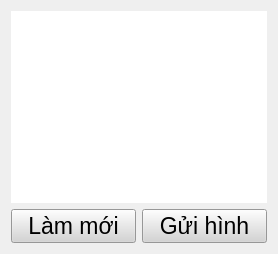
             <widget class="QWidget" name="map">
              <attribute name="title">
               <string>BẢN ĐỒ</string>
              </attribute>
              <layout class="QGridLayout" name="gridLayout_14">
               <item row="1" column="0">
                <widget class="QPushButton" name="refresh">
                 <property name="maximumSize">
                  <size>
                   <width>16777215</width>
                   <height>16777215</height>
                  </size>
                 </property>
                 <property name="font">
                  <font>
                   <pointsize>17</pointsize>
                  </font>
                 </property>
                 <property name="tabletTracking">
                  <bool>true</bool>
                 </property>
                 <property name="styleSheet">
                  <string notr="true">QWidget { background-color:rgb(212, 212, 212); }</string>
                 </property>
                 <property name="text">
                  <string>Làm mới</string>
                 </property>
                 <property name="autoDefault">
                  <bool>true</bool>
                 </property>
                 <property name="default">
                  <bool>false</bool>
                 </property>
                 <property name="flat">
                  <bool>false</bool>
                 </property>
                </widget>
               </item>
               <item row="1" column="1">
                <widget class="QPushButton" name="send_image">
                 <property name="sizePolicy">
                  <sizepolicy hsizetype="Minimum" vsizetype="Fixed">
                   <horstretch>0</horstretch>
                   <verstretch>0</verstretch>
                  </sizepolicy>
                 </property>
                 <property name="font">
                  <font>
                   <pointsize>17</pointsize>
                  </font>
                 </property>
                 <property name="tabletTracking">
                  <bool>true</bool>
                 </property>
                 <property name="styleSheet">
                  <string notr="true">QWidget { background-color:rgb(212, 212, 212); }</string>
                 </property>
                 <property name="text">
                  <string>Gửi hình</string>
                 </property>
                 <property name="autoDefault">
                  <bool>false</bool>
                 </property>
                 <property name="default">
                  <bool>false</bool>
                 </property>
                 <property name="flat">
                  <bool>false</bool>
                 </property>
                </widget>
               </item>
               <item row="0" column="0" colspan="2">
                <widget class="QGraphicsView" name="graphicsView">
                 <property name="tabletTracking">
                  <bool>true</bool>
                 </property>
                 <property name="frameShape">
                  <enum>QFrame::NoFrame</enum>
                 </property>
                 <property name="frameShadow">
                  <enum>QFrame::Plain</enum>
                 </property>
                </widget>
               </item>
              </layout>
             </widget>
